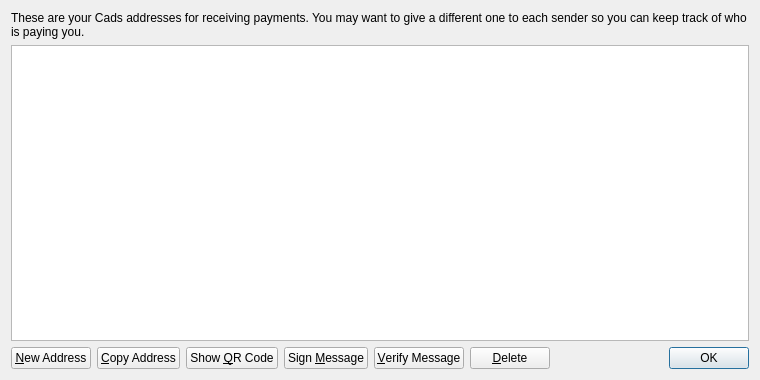
<?xml version="1.0" encoding="UTF-8"?>
<ui version="4.0">
 <class>AddressBookPage</class>
 <widget class="QWidget" name="AddressBookPage">
  <property name="geometry">
   <rect>
    <x>0</x>
    <y>0</y>
    <width>760</width>
    <height>380</height>
   </rect>
  </property>
  <property name="windowTitle">
   <string>Address Book</string>
  </property>
  <layout class="QVBoxLayout" name="verticalLayout">
   <item>
    <widget class="QLabel" name="labelExplanation">
     <property name="text">
      <string>These are your Cads addresses for receiving payments. You may want to give a different one to each sender so you can keep track of who is paying you.</string>
     </property>
     <property name="textFormat">
      <enum>Qt::PlainText</enum>
     </property>
     <property name="wordWrap">
      <bool>true</bool>
     </property>
    </widget>
   </item>
   <item>
    <widget class="QTableView" name="tableView">
     <property name="contextMenuPolicy">
      <enum>Qt::CustomContextMenu</enum>
     </property>
     <property name="toolTip">
      <string>Double-click to edit address or label</string>
     </property>
     <property name="tabKeyNavigation">
      <bool>false</bool>
     </property>
     <property name="selectionMode">
      <enum>QAbstractItemView::SingleSelection</enum>
     </property>
     <property name="selectionBehavior">
      <enum>QAbstractItemView::SelectRows</enum>
     </property>
     <property name="sortingEnabled">
      <bool>true</bool>
     </property>
     <attribute name="verticalHeaderVisible">
      <bool>false</bool>
     </attribute>
    </widget>
   </item>
   <item>
    <layout class="QHBoxLayout" name="horizontalLayout">
     <item>
      <widget class="QPushButton" name="newAddressButton">
       <property name="toolTip">
        <string>Create a new address</string>
       </property>
       <property name="text">
        <string>&amp;New Address</string>
       </property>
      </widget>
     </item>
     <item>
      <widget class="QPushButton" name="copyToClipboard">
       <property name="toolTip">
        <string>Copy the currently selected address to the system clipboard</string>
       </property>
       <property name="text">
        <string>&amp;Copy Address</string>
       </property>
      </widget>
     </item>
     <item>
      <widget class="QPushButton" name="showQRCode">
       <property name="text">
        <string>Show &amp;QR Code</string>
       </property>
      </widget>
     </item>
     <item>
      <widget class="QPushButton" name="signMessage">
       <property name="toolTip">
        <string>Sign a message to prove you own a Cads address</string>
       </property>
       <property name="text">
        <string>Sign &amp;Message</string>
       </property>
      </widget>
     </item>
     <item>
      <widget class="QPushButton" name="verifyMessage">
       <property name="toolTip">
        <string>Verify a message to ensure it was signed with a specified Cads address</string>
       </property>
       <property name="text">
        <string>&amp;Verify Message</string>
       </property>
      </widget>
     </item>
     <item>
      <widget class="QPushButton" name="deleteButton">
       <property name="toolTip">
        <string>Delete the currently selected address from the list</string>
       </property>
       <property name="text">
        <string>&amp;Delete</string>
       </property>
      </widget>
     </item>
     <item>
      <spacer name="horizontalSpacer">
       <property name="orientation">
        <enum>Qt::Horizontal</enum>
       </property>
       <property name="sizeHint" stdset="0">
        <size>
         <width>40</width>
         <height>20</height>
        </size>
       </property>
      </spacer>
     </item>
     <item>
      <widget class="QDialogButtonBox" name="buttonBox">
       <property name="sizePolicy">
        <sizepolicy hsizetype="Maximum" vsizetype="Fixed">
         <horstretch>0</horstretch>
         <verstretch>0</verstretch>
        </sizepolicy>
       </property>
       <property name="standardButtons">
        <set>QDialogButtonBox::Ok</set>
       </property>
      </widget>
     </item>
    </layout>
   </item>
  </layout>
 </widget>
 <resources>
  <include location="../bitcoin.qrc"/>
 </resources>
 <connections/>
</ui>
